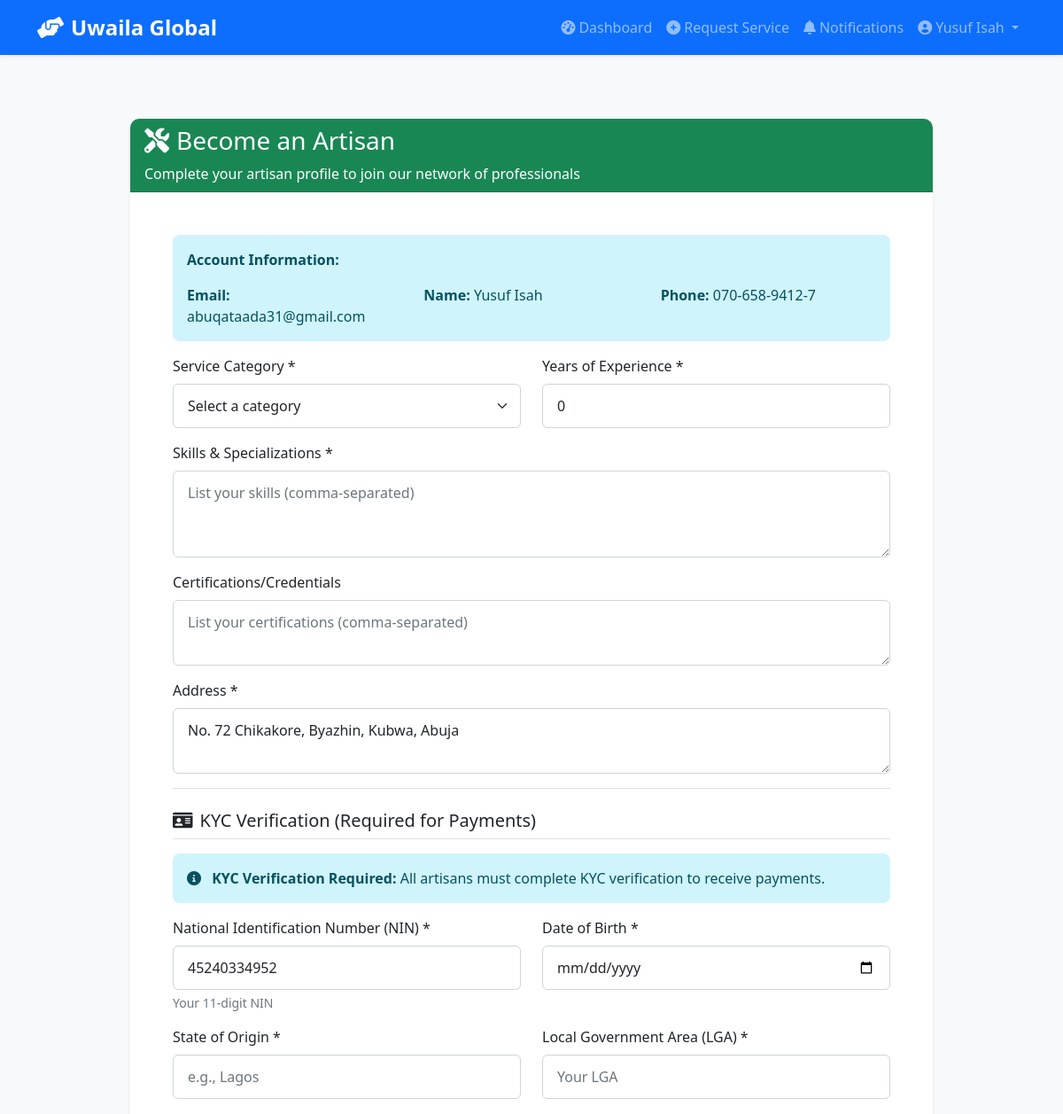
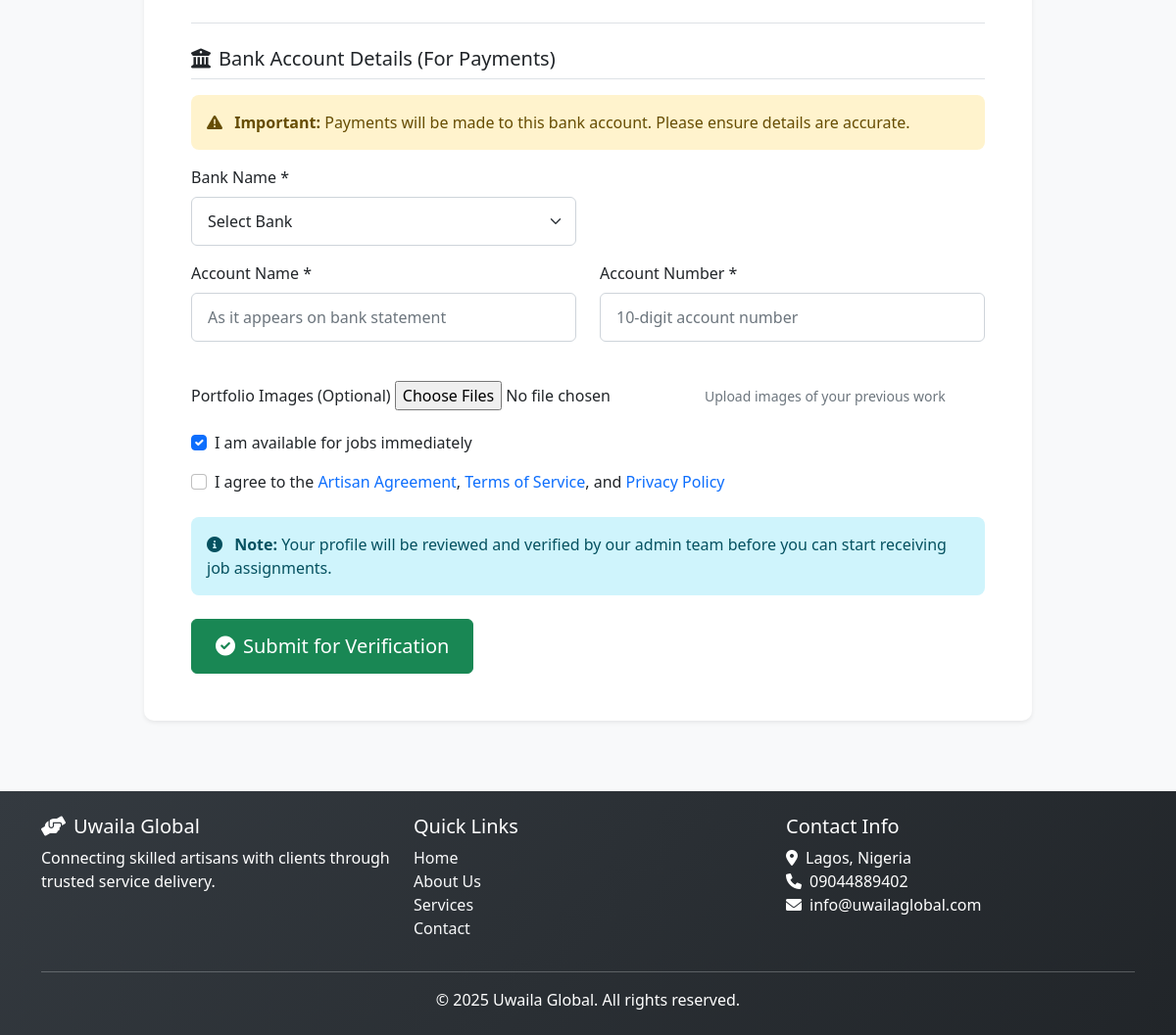
The page /user/upgrade-to-artisan (signed in) on the database its author committed (2 pictures, top to bottom).
### models.py (models this page shows, shortened)
class User(UserMixin, db.Model):
    __tablename__ = 'users'
    id = db.Column(db.String(36), primary_key=True, default=generate_uuid)
    email = db.Column(db.String(120), unique=True, nullable=False, index=True)
    phone = db.Column(db.String(20), nullable=False)
    password_hash = db.Column(db.String(256), nullable=False)
    full_name = db.Column(db.String(100), nullable=False)
    user_type = db.Column(db.String(20), nullable=False)  # 'customer', 'artisan', 'admin'
    nin = db.Column(db.String(50), unique=True)  # National Identification Number
    is_active = db.Column(db.Boolean, default=True)
    is_verified = db.Column(db.Boolean, default=False)
    created_at = db.Column(db.DateTime(timezone=True), default=datetime.now(timezone.utc))
    updated_at = db.Column(db.DateTime(timezone=True), default=datetime.now(timezone.utc), onupdate=datetime.now(timezone.utc))
    address = db.Column(db.Text)
    profile_image = db.Column(db.String(255))
    artisan_profile = db.relationship('ArtisanProfile', backref='user', uselist=False, lazy=True, foreign_keys='ArtisanProfile.user_id')
    admin_profile = db.relationship('AdminProfile', backref='user', uselist=False, lazy=True, foreign_keys='AdminProfile.user_id')
    @property
    def is_artisan(self):
        return self.user_type == 'artisan'

### routes/user_routes.py (the view, shortened to what this page needs)
@user_bp.route('/upgrade-to-artisan', methods=['GET', 'POST'])
@login_required
def upgrade_to_artisan():
    user = current_user
    if user.is_artisan:
        flash('You are already registered as an artisan!', 'info')
        return redirect(url_for('artisan_bp.dashboard'))
    service_categories = ServiceCategory.query.filter_by(is_active=True).all()
    if request.method == 'GET':
        return render_template('auth/upgrade_to_artisan.html',
                              categories=service_categories,
                              user=user)

### templates/auth/upgrade_to_artisan.html (shortened to what this page needs)
{% extends "base.html" %}
{% block content %}
<div class="container mt-5">
    <div class="row justify-content-center">
        <div class="col-md-10">
            <div class="card border-0 shadow-sm">
                <div class="card-header bg-success text-white">
                    <h3><i class="fas fa-tools me-2"></i>Become an Artisan</h3>
                    <p class="mb-0">Complete your artisan profile to join our network of professionals</p>
                </div>
                <div class="card-body p-5">
                    <div class="alert alert-info">
                        <p><strong>Account Information:</strong></p>
                        <div class="row">
                            <div class="col-md-4">
                                <strong>Email:</strong> {{ user.email }}
                            </div>
                            <div class="col-md-4">
                                <strong>Name:</strong> {{ user.full_name }}
                            </div>
                            <div class="col-md-4">
                                <strong>Phone:</strong> {{ user.phone }}
                            </div>
                        </div>
                    </div>
                    <form method="POST" enctype="multipart/form-data">
                        <div class="row">
                            <div class="col-md-6 mb-3">
                                <label for="category" class="form-label">Service Category *</label>
                                <select class="form-select" id="category" name="category" required>
                                    <option value="">Select a category</option>
                                </select>
                            </div>
                            <div class="col-md-6 mb-3">
                                <label for="experience_years" class="form-label">Years of Experience *</label>
                                <input type="number" class="form-control" id="experience_years"
                                       name="experience_years" min="0" max="50" value="0" required>
                            </div>
                        </div>
                        <div class="mb-3">
                            <label for="skills" class="form-label">Skills & Specializations *</label>
                            <textarea class="form-control" id="skills" name="skills"
                                      rows="3" placeholder="List your skills (comma-separated)" required></textarea>
                        </div>
                        <div class="mb-3">
                            <label for="credentials" class="form-label">Certifications/Credentials</label>
                            <textarea class="form-control" id="credentials" name="credentials"
                                      rows="2" placeholder="List your certifications (comma-separated)"></textarea>
                        </div>
                        <div class="mb-3">
                            <label for="address" class="form-label">Address *</label>
                            <textarea class="form-control" id="address" name="address"
                                      rows="2" placeholder="Enter your physical address" required>{{ user.address if user.address else '' }}</textarea>
                        </div>
                        <div class="mb-4 border-top pt-4">
                            <h5 class="border-bottom pb-2 mb-3">
                                <i class="fas fa-id-card me-2"></i>KYC Verification (Required for Payments)
                            </h5>
                            <div class="alert alert-info mb-3">
                                <i class="fas fa-info-circle me-2"></i>
                                <strong>KYC Verification Required:</strong> All artisans must complete KYC verification to receive payments.
                            </div>
                            <div class="row">
                                <div class="col-md-6 mb-3">
                                    <label for="nin" class="form-label">National Identification Number (NIN) *</label>
                                    <input type="text" class="form-control" id="nin" name="nin"
                                           placeholder="11-digit NIN number" pattern="\d{11}" required
                                           value="{{ user.nin if user.nin else '' }}">
                                    <div class="form-text">Your 11-digit NIN</div>
                                </div>
                                <div class="col-md-6 mb-3">
                                    <label for="date_of_birth" class="form-label">Date of Birth *</label>
                                    <input type="date" class="form-control" id="date_of_birth" name="date_of_birth" required>
                                </div>
                            </div>
                            <div class="row">
                                <div class="col-md-6 mb-3">
                                    <label for="state_of_origin" class="form-label">State of Origin *</label>
                                    <input type="text" class="form-control" id="state_of_origin" name="state_of_origin"
                                           placeholder="e.g., Lagos" required>
                                </div>
                                <div class="col-md-6 mb-3">
                                    <label for="lga_of_origin" class="form-label">Local Government Area (LGA) *</label>
                                    <input type="text" class="form-control" id="lga_of_origin" name="lga_of_origin"
                                           placeholder="Your LGA" required>
                                </div>
                            </div>
                        </div>
                        <div class="mb-4 border-top pt-4">
                            <h5 class="border-bottom pb-2 mb-3">
                                <i class="fas fa-university me-2"></i>Bank Account Details (For Payments)
                            </h5>
                            <div class="alert alert-warning mb-3">
                                <i class="fas fa-exclamation-triangle me-2"></i>
                                <strong>Important:</strong> Payments will be made to this bank account. Please ensure details are accurate.
                            </div>
                            <div class="row">
                                <div class="col-md-6 mb-3">
                                    <label for="bank_name" class="form-label">Bank Name *</label>
                                    <select class="form-select" id="bank_name" name="bank_name" required>
                                        <option value="">Select Bank</option>
                                    </select>
                                </div>
                            </div>
                            <div class="row">
                                <div class="col-md-6 mb-3">
                                    <label for="account_name" class="form-label">Account Name *</label>
                                    <input type="text" class="form-control" id="account_name" name="account_name"
                                           placeholder="As it appears on bank statement" required>
                                </div>
                                <div class="col-md-6 mb-3">
                                    <label for="account_number" class="form-label">Account Number *</label>
                                    <input type="text" class="form-control" id="account_number" name="account_number"
                                           placeholder="10-digit account number" pattern="\d{10}" required>
                                </div>
                            </div>
                        </div>
                        <div class="mb-3">
                            <label for="portfolio_images" class="form-label">Portfolio Images (Optional)</label>
                            <input type="file" class="form-control-file" id="portfolio_images"
                                   name="portfolio_images" multiple accept="image/*">
                            <small class="form-text text-muted">Upload images of your previous work</small>
                        </div>
                        <div class="mb-3 form-check">
                            <input type="checkbox" class="form-check-input" id="availability" name="availability" checked>
                            <label class="form-check-label" for="availability">
                                I am available for jobs immediately
                            </label>
                        </div>
                        <div class="mb-4 form-check">
                            <input type="checkbox" class="form-check-input" id="terms" required>
                            <label class="form-check-label" for="terms">
                                I agree to the <a href="#" class="text-decoration-none">Artisan Agreement</a>,
                                <a href="#" class="text-decoration-none">Terms of Service</a>, and
                                <a href="#" class="text-decoration-none">Privacy Policy</a>
                            </label>
                        </div>
                        <div class="alert alert-info mb-4">
                            <i class="fas fa-info-circle me-2"></i>
                            <strong>Note:</strong> Your profile will be reviewed and verified by our admin team
                            before you can start receiving job assignments.
                        </div>
                        <button type="submit" class="btn btn-success btn-lg btn-block">
                            <i class="fas fa-check-circle me-2"></i>Submit for Verification
                        </button>
                    </form>
                </div>
            </div>
        </div>
    </div>
</div>
{% endblock %}

### templates/base.html (shortened to what this page needs)
<!DOCTYPE html>
<html lang="en">
<head>
    <link href="https://cdn.jsdelivr.net/npm/bootstrap@5.1.3/dist/css/bootstrap.min.css" rel="stylesheet">
    <link rel="stylesheet" href="https://cdnjs.cloudflare.com/ajax/libs/font-awesome/6.0.0/css/all.min.css">
    <link rel="stylesheet" href="{{ url_for('static', filename='css/style.css') }}">
</head>
<body>
    <nav class="navbar navbar-expand-lg navbar-dark bg-primary shadow-sm">
        <div class="container">
            <a class="navbar-brand fw-bold" href="{{ url_for('index') }}">
                <i class="fas fa-hands-helping me-2"></i>Uwaila Global
            </a>
            <div class="collapse navbar-collapse" id="navbarNav">
                <ul class="navbar-nav ms-auto">
                    {% if current_user.is_authenticated %}
                        {% if current_user.__class__.__name__ == 'User' %}
                            <li class="nav-item">
                                <a class="nav-link" href="{{ url_for('user_bp.dashboard') }}">
                                    <i class="fas fa-tachometer-alt me-1"></i>Dashboard
                                </a>
                            </li>
                            <li class="nav-item">
                                <a class="nav-link" href="{{ url_for('user_bp.create_service_request') }}">
                                    <i class="fas fa-plus-circle me-1"></i>Request Service
                                </a>
                            </li>
                            <li class="nav-item">
                                <a class="nav-link" href="{{ url_for('user_bp.get_notifications') }}">
                                    <i class="fas fa-bell me-1"></i>Notifications
                                </a>
                            </li>
                        {% endif %}
                        <li class="nav-item dropdown">
                            <a class="nav-link dropdown-toggle" href="#" id="userDropdown" role="button" data-bs-toggle="dropdown">
                                <i class="fas fa-user-circle me-1"></i>{{ current_user.full_name }}
                            </a>
                        </li>
                    {% endif %}
                </ul>
            </div>
        </div>
    </nav>
    <main class="py-4">
        <div class="container">
            {% block content %}{% endblock %}
        </div>
    </main>
    <footer class="bg-dark text-white py-4 mt-5">
        <div class="container">
            <div class="row">
                <div class="col-md-4">
                    <h5><i class="fas fa-hands-helping me-2"></i>Uwaila Global</h5>
                    <p class="mb-0">Connecting skilled artisans with clients through trusted service delivery.</p>
                </div>
                <div class="col-md-4">
                    <h5>Quick Links</h5>
                    <ul class="list-unstyled">
                        <li><a href="{{ url_for('index') }}" class="text-light">Home</a></li>
                        <li><a href="{{ url_for('about') }}" class="text-light">About Us</a></li>
                        <li><a href="{{ url_for('services') }}" class="text-light">Services</a></li>
                        <li><a href="{{ url_for('contact') }}" class="text-light">Contact</a></li>
                    </ul>
                </div>
                <div class="col-md-4">
                    <h5>Contact Info</h5>
                    <ul class="list-unstyled">
                        <li><i class="fas fa-map-marker-alt me-2"></i>Lagos, Nigeria</li>
                        <li><i class="fas fa-phone me-2"></i>09044889402</li>
                        <li><i class="fas fa-envelope me-2"></i>info@uwailaglobal.com</li>
                    </ul>
                </div>
            </div>
            <hr class="bg-light">
            <div class="text-center">
                <p class="mb-0">&copy; 2025 Uwaila Global. All rights reserved.</p>
            </div>
        </div>
    </footer>
</body>
</html>

### rows shown on the page
User: full_name "Yusuf Isah", email "abuqataada31@gmail.com", phone "070-658-9412-7", address "No. 72 Chikakore, Byazhin, Kubwa, Abuja", nin "45240334952"
